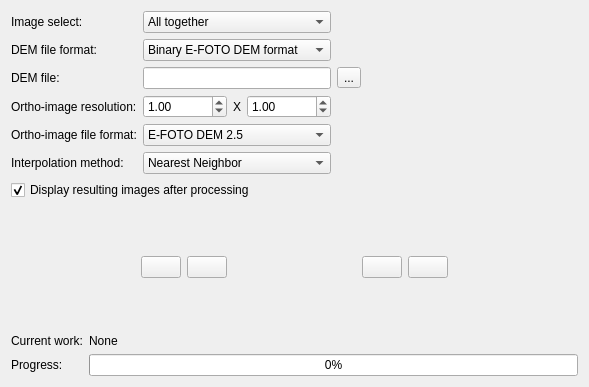
<?xml version="1.0" encoding="UTF-8"?>
<ui version="4.0">
 <class>OrthoForm</class>
 <widget class="QWidget" name="OrthoForm">
  <property name="geometry">
   <rect>
    <x>0</x>
    <y>0</y>
    <width>589</width>
    <height>387</height>
   </rect>
  </property>
  <property name="windowTitle">
   <string>Ortho-rectification</string>
  </property>
  <property name="windowIcon">
   <iconset resource="../resource/resource.qrc">
    <normaloff>:/icon/WindowIcon.png</normaloff>:/icon/WindowIcon.png</iconset>
  </property>
  <layout class="QGridLayout" name="gridLayout_2">
   <item row="0" column="0">
    <layout class="QGridLayout" name="gridLayout_3">
     <item row="0" column="0">
      <widget class="QLabel" name="label">
       <property name="text">
        <string>Image select:</string>
       </property>
      </widget>
     </item>
     <item row="0" column="1">
      <widget class="QComboBox" name="comboBox">
       <item>
        <property name="text">
         <string>All together</string>
        </property>
       </item>
       <item>
        <property name="text">
         <string>All individually</string>
        </property>
       </item>
      </widget>
     </item>
     <item row="0" column="2">
      <spacer name="horizontalSpacer">
       <property name="orientation">
        <enum>Qt::Horizontal</enum>
       </property>
       <property name="sizeHint" stdset="0">
        <size>
         <width>40</width>
         <height>20</height>
        </size>
       </property>
      </spacer>
     </item>
     <item row="1" column="0">
      <widget class="QLabel" name="label_30">
       <property name="text">
        <string>DEM file format:</string>
       </property>
      </widget>
     </item>
     <item row="1" column="1">
      <widget class="QComboBox" name="comboBox2">
       <property name="currentIndex">
        <number>0</number>
       </property>
       <item>
        <property name="text">
         <string>Binary E-FOTO DEM format</string>
        </property>
       </item>
       <item>
        <property name="text">
         <string>ASCII 3D points</string>
        </property>
       </item>
      </widget>
     </item>
     <item row="1" column="2">
      <spacer name="horizontalSpacer_2">
       <property name="orientation">
        <enum>Qt::Horizontal</enum>
       </property>
       <property name="sizeHint" stdset="0">
        <size>
         <width>40</width>
         <height>20</height>
        </size>
       </property>
      </spacer>
     </item>
     <item row="2" column="0">
      <widget class="QLabel" name="label_2">
       <property name="text">
        <string>DEM file:</string>
       </property>
      </widget>
     </item>
     <item row="2" column="1">
      <widget class="QLineEdit" name="lineEdit">
       <property name="readOnly">
        <bool>true</bool>
       </property>
      </widget>
     </item>
     <item row="2" column="2">
      <widget class="QToolButton" name="loadDemButton">
       <property name="toolTip">
        <string>Load DEM</string>
       </property>
       <property name="text">
        <string>...</string>
       </property>
      </widget>
     </item>
     <item row="2" column="3">
      <spacer name="horizontalSpacer_3">
       <property name="orientation">
        <enum>Qt::Horizontal</enum>
       </property>
       <property name="sizeHint" stdset="0">
        <size>
         <width>40</width>
         <height>20</height>
        </size>
       </property>
      </spacer>
     </item>
     <item row="3" column="0">
      <widget class="QLabel" name="label_4">
       <property name="text">
        <string>Ortho-image resolution:</string>
       </property>
      </widget>
     </item>
     <item row="3" column="1">
      <layout class="QHBoxLayout" name="horizontalLayout">
       <item>
        <widget class="QDoubleSpinBox" name="doubleSpinBox1">
         <property name="minimum">
          <double>0.010000000000000</double>
         </property>
         <property name="maximum">
          <double>1000000.000000000000000</double>
         </property>
         <property name="value">
          <double>1.000000000000000</double>
         </property>
        </widget>
       </item>
       <item>
        <widget class="QLabel" name="label_5">
         <property name="text">
          <string>X</string>
         </property>
         <property name="alignment">
          <set>Qt::AlignCenter</set>
         </property>
        </widget>
       </item>
       <item>
        <widget class="QDoubleSpinBox" name="doubleSpinBox2">
         <property name="minimum">
          <double>0.010000000000000</double>
         </property>
         <property name="maximum">
          <double>1000000.000000000000000</double>
         </property>
         <property name="value">
          <double>1.000000000000000</double>
         </property>
        </widget>
       </item>
      </layout>
     </item>
     <item row="3" column="2">
      <spacer name="horizontalSpacer_7">
       <property name="orientation">
        <enum>Qt::Horizontal</enum>
       </property>
       <property name="sizeHint" stdset="0">
        <size>
         <width>40</width>
         <height>20</height>
        </size>
       </property>
      </spacer>
     </item>
     <item row="4" column="0">
      <widget class="QLabel" name="label_6">
       <property name="text">
        <string>Ortho-image file format:</string>
       </property>
      </widget>
     </item>
     <item row="4" column="1">
      <widget class="QComboBox" name="comboBox3">
       <item>
        <property name="text">
         <string>E-FOTO DEM 2.5</string>
        </property>
       </item>
      </widget>
     </item>
     <item row="4" column="2">
      <spacer name="horizontalSpacer_8">
       <property name="orientation">
        <enum>Qt::Horizontal</enum>
       </property>
       <property name="sizeHint" stdset="0">
        <size>
         <width>40</width>
         <height>20</height>
        </size>
       </property>
      </spacer>
     </item>
     <item row="5" column="0">
      <widget class="QLabel" name="label_8">
       <property name="text">
        <string>Interpolation method:</string>
       </property>
      </widget>
     </item>
     <item row="5" column="1">
      <widget class="QComboBox" name="comboBox4">
       <item>
        <property name="text">
         <string>Nearest Neighbor</string>
        </property>
       </item>
       <item>
        <property name="text">
         <string>Bilinear</string>
        </property>
       </item>
       <item>
        <property name="text">
         <string>Bicubic</string>
        </property>
       </item>
       <item>
        <property name="text">
         <string>Lagrange</string>
        </property>
       </item>
      </widget>
     </item>
     <item row="5" column="2">
      <spacer name="horizontalSpacer_9">
       <property name="orientation">
        <enum>Qt::Horizontal</enum>
       </property>
       <property name="sizeHint" stdset="0">
        <size>
         <width>40</width>
         <height>20</height>
        </size>
       </property>
      </spacer>
     </item>
    </layout>
   </item>
   <item row="1" column="0">
    <widget class="QCheckBox" name="checkBox">
     <property name="text">
      <string>Display resulting images after processing</string>
     </property>
     <property name="checked">
      <bool>true</bool>
     </property>
    </widget>
   </item>
   <item row="2" column="0">
    <spacer name="verticalSpacer">
     <property name="orientation">
      <enum>Qt::Vertical</enum>
     </property>
     <property name="sizeHint" stdset="0">
      <size>
       <width>566</width>
       <height>11</height>
      </size>
     </property>
    </spacer>
   </item>
   <item row="3" column="0">
    <layout class="QHBoxLayout" name="horizontalLayout_2">
     <item>
      <spacer name="horizontalSpacer_5">
       <property name="orientation">
        <enum>Qt::Horizontal</enum>
       </property>
       <property name="sizeHint" stdset="0">
        <size>
         <width>40</width>
         <height>20</height>
        </size>
       </property>
      </spacer>
     </item>
     <item>
      <widget class="QPushButton" name="orthoButton">
       <property name="toolTip">
        <string>Run ortho-rectification</string>
       </property>
       <property name="text">
        <string/>
       </property>
       <property name="icon">
        <iconset resource="../resource/resource.qrc">
         <normaloff>:/icon/ortho.png</normaloff>:/icon/ortho.png</iconset>
       </property>
       <property name="iconSize">
        <size>
         <width>30</width>
         <height>30</height>
        </size>
       </property>
      </widget>
     </item>
     <item>
      <widget class="QPushButton" name="loadButton">
       <property name="toolTip">
        <string>Load ortho-rectification</string>
       </property>
       <property name="text">
        <string/>
       </property>
       <property name="icon">
        <iconset resource="../resource/resource.qrc">
         <normaloff>:/icon/fileopen.png</normaloff>:/icon/fileopen.png</iconset>
       </property>
       <property name="iconSize">
        <size>
         <width>30</width>
         <height>30</height>
        </size>
       </property>
      </widget>
     </item>
     <item>
      <spacer name="horizontalSpacer_4">
       <property name="orientation">
        <enum>Qt::Horizontal</enum>
       </property>
       <property name="sizeHint" stdset="0">
        <size>
         <width>40</width>
         <height>20</height>
        </size>
       </property>
      </spacer>
     </item>
     <item>
      <widget class="QPushButton" name="abortButton">
       <property name="toolTip">
        <string>Abort current operation</string>
       </property>
       <property name="text">
        <string/>
       </property>
       <property name="icon">
        <iconset resource="../resource/resource.qrc">
         <normaloff>:/icon/abort.png</normaloff>:/icon/abort.png</iconset>
       </property>
       <property name="iconSize">
        <size>
         <width>30</width>
         <height>30</height>
        </size>
       </property>
      </widget>
     </item>
     <item>
      <widget class="QPushButton" name="doneButton">
       <property name="toolTip">
        <string>Exit / done</string>
       </property>
       <property name="text">
        <string/>
       </property>
       <property name="icon">
        <iconset resource="../resource/resource.qrc">
         <normaloff>:/icon/done.png</normaloff>:/icon/done.png</iconset>
       </property>
       <property name="iconSize">
        <size>
         <width>30</width>
         <height>30</height>
        </size>
       </property>
      </widget>
     </item>
     <item>
      <spacer name="horizontalSpacer_6">
       <property name="orientation">
        <enum>Qt::Horizontal</enum>
       </property>
       <property name="sizeHint" stdset="0">
        <size>
         <width>40</width>
         <height>20</height>
        </size>
       </property>
      </spacer>
     </item>
    </layout>
   </item>
   <item row="4" column="0">
    <spacer name="verticalSpacer_2">
     <property name="orientation">
      <enum>Qt::Vertical</enum>
     </property>
     <property name="sizeHint" stdset="0">
      <size>
       <width>20</width>
       <height>17</height>
      </size>
     </property>
    </spacer>
   </item>
   <item row="5" column="0">
    <layout class="QGridLayout" name="gridLayout">
     <item row="0" column="0">
      <widget class="QLabel" name="label_7">
       <property name="text">
        <string>Current work:</string>
       </property>
      </widget>
     </item>
     <item row="0" column="1">
      <widget class="QLabel" name="workLabel">
       <property name="text">
        <string>None</string>
       </property>
      </widget>
     </item>
     <item row="1" column="0">
      <widget class="QLabel" name="label_3">
       <property name="text">
        <string>Progress:</string>
       </property>
      </widget>
     </item>
     <item row="1" column="1">
      <widget class="QProgressBar" name="progressBar">
       <property name="value">
        <number>0</number>
       </property>
      </widget>
     </item>
    </layout>
   </item>
  </layout>
 </widget>
 <tabstops>
  <tabstop>comboBox</tabstop>
  <tabstop>comboBox2</tabstop>
  <tabstop>lineEdit</tabstop>
  <tabstop>loadDemButton</tabstop>
  <tabstop>doubleSpinBox1</tabstop>
  <tabstop>doubleSpinBox2</tabstop>
  <tabstop>comboBox3</tabstop>
  <tabstop>orthoButton</tabstop>
  <tabstop>abortButton</tabstop>
  <tabstop>doneButton</tabstop>
 </tabstops>
 <resources>
  <include location="../resource/resource.qrc"/>
 </resources>
 <connections/>
</ui>
